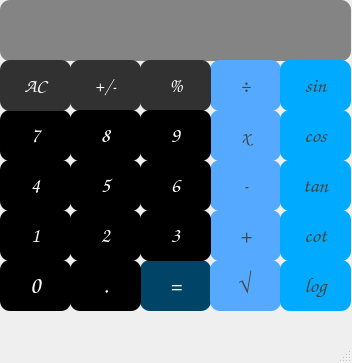
<?xml version="1.0" encoding="UTF-8"?>
<ui version="4.0">
 <class>MainWindow</class>
 <widget class="QMainWindow" name="MainWindow">
  <property name="geometry">
   <rect>
    <x>0</x>
    <y>0</y>
    <width>352</width>
    <height>363</height>
   </rect>
  </property>
  <property name="windowTitle">
   <string>MainWindow</string>
  </property>
  <property name="styleSheet">
   <string notr="true">color: rgb(70, 70, 70);</string>
  </property>
  <widget class="QWidget" name="centralwidget">
   <widget class="QLineEdit" name="tb">
    <property name="geometry">
     <rect>
      <x>0</x>
      <y>0</y>
      <width>351</width>
      <height>61</height>
     </rect>
    </property>
    <property name="font">
     <font>
      <family>Comic Sans MS</family>
      <pointsize>12</pointsize>
     </font>
    </property>
    <property name="styleSheet">
     <string notr="true">background-color: rgb(132, 132, 132);
border-top-left-radius:10px;
border-top-right-radius:10px;
border-bottom-right-radius:10px;
border-bottom-left-radius:10px;</string>
    </property>
   </widget>
   <widget class="QPushButton" name="btn_equal">
    <property name="geometry">
     <rect>
      <x>140</x>
      <y>260</y>
      <width>71</width>
      <height>51</height>
     </rect>
    </property>
    <property name="font">
     <font>
      <family>Comic Sans MS</family>
      <pointsize>18</pointsize>
     </font>
    </property>
    <property name="styleSheet">
     <string notr="true">color: rgb(255, 255, 255);
background-color: rgb(0, 69, 104);
border-top-left-radius:10px;
border-top-right-radius:10px;
border-bottom-right-radius:10px;
border-bottom-left-radius:10px;</string>
    </property>
    <property name="text">
     <string>=</string>
    </property>
   </widget>
   <widget class="QPushButton" name="btn_add">
    <property name="geometry">
     <rect>
      <x>210</x>
      <y>210</y>
      <width>71</width>
      <height>51</height>
     </rect>
    </property>
    <property name="font">
     <font>
      <family>Comic Sans MS</family>
      <pointsize>18</pointsize>
     </font>
    </property>
    <property name="contextMenuPolicy">
     <enum>Qt::DefaultContextMenu</enum>
    </property>
    <property name="styleSheet">
     <string notr="true">background-color: rgb(85, 170, 255);
border-top-left-radius:10px;
border-top-right-radius:10px;
border-bottom-right-radius:10px;
border-bottom-left-radius:10px;</string>
    </property>
    <property name="text">
     <string>+</string>
    </property>
   </widget>
   <widget class="QPushButton" name="btn_sub">
    <property name="geometry">
     <rect>
      <x>210</x>
      <y>160</y>
      <width>71</width>
      <height>51</height>
     </rect>
    </property>
    <property name="font">
     <font>
      <family>Comic Sans MS</family>
      <pointsize>16</pointsize>
      <bold>true</bold>
     </font>
    </property>
    <property name="styleSheet">
     <string notr="true">background-color: rgb(85, 170, 255);
border-top-left-radius:10px;
border-top-right-radius:10px;
border-bottom-right-radius:10px;
border-bottom-left-radius:10px;</string>
    </property>
    <property name="text">
     <string>-</string>
    </property>
   </widget>
   <widget class="QPushButton" name="btn_mul">
    <property name="geometry">
     <rect>
      <x>210</x>
      <y>110</y>
      <width>71</width>
      <height>51</height>
     </rect>
    </property>
    <property name="font">
     <font>
      <family>Comic Sans MS</family>
      <pointsize>16</pointsize>
     </font>
    </property>
    <property name="styleSheet">
     <string notr="true">background-color: rgb(85, 170, 255);
border-top-left-radius:10px;
border-top-right-radius:10px;
border-bottom-right-radius:10px;
border-bottom-left-radius:10px;</string>
    </property>
    <property name="text">
     <string>x</string>
    </property>
   </widget>
   <widget class="QPushButton" name="btn_div">
    <property name="geometry">
     <rect>
      <x>210</x>
      <y>60</y>
      <width>71</width>
      <height>51</height>
     </rect>
    </property>
    <property name="font">
     <font>
      <family>Comic Sans MS</family>
      <pointsize>16</pointsize>
     </font>
    </property>
    <property name="styleSheet">
     <string notr="true">background-color: rgb(85, 170, 255);
border-top-left-radius:10px;
border-top-right-radius:10px;
border-bottom-right-radius:10px;
border-bottom-left-radius:10px;</string>
    </property>
    <property name="text">
     <string>÷</string>
    </property>
   </widget>
   <widget class="QPushButton" name="btn_rem">
    <property name="geometry">
     <rect>
      <x>140</x>
      <y>60</y>
      <width>71</width>
      <height>51</height>
     </rect>
    </property>
    <property name="font">
     <font>
      <family>Comic Sans MS</family>
      <pointsize>16</pointsize>
     </font>
    </property>
    <property name="styleSheet">
     <string notr="true">background-color: rgb(49, 49, 49);
color: rgb(255, 255, 255);
border-top-left-radius:10px;
border-top-right-radius:10px;
border-bottom-right-radius:10px;
border-bottom-left-radius:10px;</string>
    </property>
    <property name="text">
     <string>%</string>
    </property>
   </widget>
   <widget class="QPushButton" name="btn_dot">
    <property name="geometry">
     <rect>
      <x>70</x>
      <y>260</y>
      <width>71</width>
      <height>51</height>
     </rect>
    </property>
    <property name="font">
     <font>
      <family>Comic Sans MS</family>
      <pointsize>18</pointsize>
      <bold>true</bold>
     </font>
    </property>
    <property name="styleSheet">
     <string notr="true">background-color: rgb(0, 0, 0);
color: rgb(255, 255, 255);
border-top-left-radius:10px;
border-top-right-radius:10px;
border-bottom-right-radius:10px;
border-bottom-left-radius:10px;</string>
    </property>
    <property name="text">
     <string>.</string>
    </property>
   </widget>
   <widget class="QPushButton" name="btn3">
    <property name="geometry">
     <rect>
      <x>140</x>
      <y>210</y>
      <width>71</width>
      <height>51</height>
     </rect>
    </property>
    <property name="font">
     <font>
      <family>Comic Sans MS</family>
      <pointsize>16</pointsize>
     </font>
    </property>
    <property name="styleSheet">
     <string notr="true">background-color: rgb(0, 0, 0);
color: rgb(255, 255, 255);
border-top-left-radius:10px;
border-top-right-radius:10px;
border-bottom-right-radius:10px;
border-bottom-left-radius:10px;</string>
    </property>
    <property name="text">
     <string>3</string>
    </property>
   </widget>
   <widget class="QPushButton" name="btn0">
    <property name="geometry">
     <rect>
      <x>0</x>
      <y>260</y>
      <width>71</width>
      <height>51</height>
     </rect>
    </property>
    <property name="font">
     <font>
      <family>Comic Sans MS</family>
      <pointsize>18</pointsize>
      <bold>false</bold>
     </font>
    </property>
    <property name="styleSheet">
     <string notr="true">background-color: rgb(0, 0, 0);
color: rgb(255, 255, 255);
border-top-left-radius:10px;
border-top-right-radius:10px;
border-bottom-right-radius:10px;
border-bottom-left-radius:10px;</string>
    </property>
    <property name="text">
     <string>0</string>
    </property>
   </widget>
   <widget class="QPushButton" name="btn9">
    <property name="geometry">
     <rect>
      <x>140</x>
      <y>110</y>
      <width>71</width>
      <height>51</height>
     </rect>
    </property>
    <property name="font">
     <font>
      <family>Comic Sans MS</family>
      <pointsize>16</pointsize>
     </font>
    </property>
    <property name="styleSheet">
     <string notr="true">background-color: rgb(0, 0, 0);
color: rgb(255, 255, 255);
border-top-left-radius:10px;
border-top-right-radius:10px;
border-bottom-right-radius:10px;
border-bottom-left-radius:10px;</string>
    </property>
    <property name="text">
     <string>9</string>
    </property>
   </widget>
   <widget class="QPushButton" name="btn6">
    <property name="geometry">
     <rect>
      <x>140</x>
      <y>160</y>
      <width>71</width>
      <height>51</height>
     </rect>
    </property>
    <property name="font">
     <font>
      <family>Comic Sans MS</family>
      <pointsize>16</pointsize>
     </font>
    </property>
    <property name="styleSheet">
     <string notr="true">background-color: rgb(0, 0, 0);
color: rgb(255, 255, 255);
border-top-left-radius:10px;
border-top-right-radius:10px;
border-bottom-right-radius:10px;
border-bottom-left-radius:10px;</string>
    </property>
    <property name="text">
     <string>6</string>
    </property>
   </widget>
   <widget class="QPushButton" name="btn_sign">
    <property name="geometry">
     <rect>
      <x>70</x>
      <y>60</y>
      <width>71</width>
      <height>51</height>
     </rect>
    </property>
    <property name="font">
     <font>
      <family>Comic Sans MS</family>
      <pointsize>14</pointsize>
     </font>
    </property>
    <property name="styleSheet">
     <string notr="true">background-color: rgb(49, 49, 49);
color: rgb(255, 255, 255);
border-top-left-radius:10px;
border-top-right-radius:10px;
border-bottom-right-radius:10px;
border-bottom-left-radius:10px;</string>
    </property>
    <property name="text">
     <string>+/-</string>
    </property>
   </widget>
   <widget class="QPushButton" name="btn2">
    <property name="geometry">
     <rect>
      <x>70</x>
      <y>210</y>
      <width>71</width>
      <height>51</height>
     </rect>
    </property>
    <property name="font">
     <font>
      <family>Comic Sans MS</family>
      <pointsize>16</pointsize>
      <bold>false</bold>
     </font>
    </property>
    <property name="styleSheet">
     <string notr="true">background-color: rgb(0, 0, 0);
color: rgb(255, 255, 255);
border-top-left-radius:10px;
border-top-right-radius:10px;
border-bottom-right-radius:10px;
border-bottom-left-radius:10px;</string>
    </property>
    <property name="text">
     <string>2</string>
    </property>
   </widget>
   <widget class="QPushButton" name="btn5">
    <property name="geometry">
     <rect>
      <x>70</x>
      <y>160</y>
      <width>71</width>
      <height>51</height>
     </rect>
    </property>
    <property name="font">
     <font>
      <family>Comic Sans MS</family>
      <pointsize>16</pointsize>
     </font>
    </property>
    <property name="styleSheet">
     <string notr="true">background-color: rgb(0, 0, 0);
color: rgb(255, 255, 255);
border-top-left-radius:10px;
border-top-right-radius:10px;
border-bottom-right-radius:10px;
border-bottom-left-radius:10px;</string>
    </property>
    <property name="text">
     <string>5</string>
    </property>
   </widget>
   <widget class="QPushButton" name="btn8">
    <property name="geometry">
     <rect>
      <x>70</x>
      <y>110</y>
      <width>71</width>
      <height>51</height>
     </rect>
    </property>
    <property name="font">
     <font>
      <family>Comic Sans MS</family>
      <pointsize>16</pointsize>
     </font>
    </property>
    <property name="styleSheet">
     <string notr="true">background-color: rgb(0, 0, 0);
color: rgb(255, 255, 255);
border-top-left-radius:10px;
border-top-right-radius:10px;
border-bottom-right-radius:10px;
border-bottom-left-radius:10px;</string>
    </property>
    <property name="text">
     <string>8</string>
    </property>
   </widget>
   <widget class="QPushButton" name="btn1">
    <property name="geometry">
     <rect>
      <x>0</x>
      <y>210</y>
      <width>71</width>
      <height>51</height>
     </rect>
    </property>
    <property name="font">
     <font>
      <family>Comic Sans MS</family>
      <pointsize>16</pointsize>
      <bold>false</bold>
     </font>
    </property>
    <property name="styleSheet">
     <string notr="true">background-color: rgb(0, 0, 0);
color: rgb(255, 255, 255);
border-top-left-radius:10px;
border-top-right-radius:10px;
border-bottom-right-radius:10px;
border-bottom-left-radius:10px;</string>
    </property>
    <property name="text">
     <string>1</string>
    </property>
   </widget>
   <widget class="QPushButton" name="btn4">
    <property name="geometry">
     <rect>
      <x>0</x>
      <y>160</y>
      <width>71</width>
      <height>51</height>
     </rect>
    </property>
    <property name="font">
     <font>
      <family>Comic Sans MS</family>
      <pointsize>16</pointsize>
     </font>
    </property>
    <property name="styleSheet">
     <string notr="true">background-color: rgb(0, 0, 0);
color: rgb(255, 255, 255);
border-top-left-radius:10px;
border-top-right-radius:10px;
border-bottom-right-radius:10px;
border-bottom-left-radius:10px;</string>
    </property>
    <property name="text">
     <string>4</string>
    </property>
   </widget>
   <widget class="QPushButton" name="btn7">
    <property name="geometry">
     <rect>
      <x>0</x>
      <y>110</y>
      <width>71</width>
      <height>51</height>
     </rect>
    </property>
    <property name="font">
     <font>
      <family>Comic Sans MS</family>
      <pointsize>16</pointsize>
     </font>
    </property>
    <property name="styleSheet">
     <string notr="true">background-color: rgb(0, 0, 0);
color: rgb(255, 255, 255);
border-top-left-radius:10px;
border-top-right-radius:10px;
border-bottom-right-radius:10px;
border-bottom-left-radius:10px;</string>
    </property>
    <property name="text">
     <string>7</string>
    </property>
   </widget>
   <widget class="QPushButton" name="btn_ac">
    <property name="geometry">
     <rect>
      <x>0</x>
      <y>60</y>
      <width>71</width>
      <height>51</height>
     </rect>
    </property>
    <property name="font">
     <font>
      <family>Comic Sans MS</family>
      <pointsize>14</pointsize>
     </font>
    </property>
    <property name="styleSheet">
     <string notr="true">background-color: rgb(49, 49, 49);
color: rgb(255, 255, 255);
border-top-left-radius:10px;
border-top-right-radius:10px;
border-bottom-right-radius:10px;
border-bottom-left-radius:10px;</string>
    </property>
    <property name="text">
     <string>AC</string>
    </property>
   </widget>
   <widget class="QPushButton" name="btn_sqrt">
    <property name="geometry">
     <rect>
      <x>210</x>
      <y>260</y>
      <width>71</width>
      <height>51</height>
     </rect>
    </property>
    <property name="font">
     <font>
      <family>Comic Sans MS</family>
      <pointsize>18</pointsize>
     </font>
    </property>
    <property name="styleSheet">
     <string notr="true">background-color: rgb(85, 170, 255);
border-top-left-radius:10px;
border-top-right-radius:10px;
border-bottom-right-radius:10px;
border-bottom-left-radius:10px;</string>
    </property>
    <property name="text">
     <string>√</string>
    </property>
   </widget>
   <widget class="QPushButton" name="btn_sin">
    <property name="geometry">
     <rect>
      <x>280</x>
      <y>60</y>
      <width>71</width>
      <height>51</height>
     </rect>
    </property>
    <property name="font">
     <font>
      <family>Comic Sans MS</family>
      <pointsize>16</pointsize>
     </font>
    </property>
    <property name="styleSheet">
     <string notr="true">background-color: rgb(0, 170, 255);
border-top-left-radius:10px;
border-top-right-radius:10px;
border-bottom-right-radius:10px;
border-bottom-left-radius:10px;</string>
    </property>
    <property name="text">
     <string>sin</string>
    </property>
   </widget>
   <widget class="QPushButton" name="btn_cos">
    <property name="geometry">
     <rect>
      <x>280</x>
      <y>110</y>
      <width>71</width>
      <height>51</height>
     </rect>
    </property>
    <property name="font">
     <font>
      <family>Comic Sans MS</family>
      <pointsize>16</pointsize>
     </font>
    </property>
    <property name="styleSheet">
     <string notr="true">background-color: rgb(0, 170, 255);
border-top-left-radius:10px;
border-top-right-radius:10px;
border-bottom-right-radius:10px;
border-bottom-left-radius:10px;</string>
    </property>
    <property name="text">
     <string>cos</string>
    </property>
   </widget>
   <widget class="QPushButton" name="btn_tan">
    <property name="geometry">
     <rect>
      <x>280</x>
      <y>160</y>
      <width>71</width>
      <height>51</height>
     </rect>
    </property>
    <property name="font">
     <font>
      <family>Comic Sans MS</family>
      <pointsize>16</pointsize>
     </font>
    </property>
    <property name="styleSheet">
     <string notr="true">background-color: rgb(0, 170, 255);
border-top-left-radius:10px;
border-top-right-radius:10px;
border-bottom-right-radius:10px;
border-bottom-left-radius:10px;</string>
    </property>
    <property name="text">
     <string>tan</string>
    </property>
   </widget>
   <widget class="QPushButton" name="btn_cot">
    <property name="geometry">
     <rect>
      <x>280</x>
      <y>210</y>
      <width>71</width>
      <height>51</height>
     </rect>
    </property>
    <property name="font">
     <font>
      <family>Comic Sans MS</family>
      <pointsize>16</pointsize>
     </font>
    </property>
    <property name="styleSheet">
     <string notr="true">background-color: rgb(0, 170, 255);
border-top-left-radius:10px;
border-top-right-radius:10px;
border-bottom-right-radius:10px;
border-bottom-left-radius:10px;</string>
    </property>
    <property name="text">
     <string>cot</string>
    </property>
   </widget>
   <widget class="QPushButton" name="btn_log">
    <property name="geometry">
     <rect>
      <x>280</x>
      <y>260</y>
      <width>71</width>
      <height>51</height>
     </rect>
    </property>
    <property name="font">
     <font>
      <family>Comic Sans MS</family>
      <pointsize>16</pointsize>
     </font>
    </property>
    <property name="styleSheet">
     <string notr="true">background-color: rgb(0, 170, 255);
border-top-left-radius:10px;
border-top-right-radius:10px;
border-bottom-right-radius:10px;
border-bottom-left-radius:10px;</string>
    </property>
    <property name="text">
     <string>log</string>
    </property>
   </widget>
  </widget>
  <widget class="QMenuBar" name="menubar">
   <property name="geometry">
    <rect>
     <x>0</x>
     <y>0</y>
     <width>352</width>
     <height>22</height>
    </rect>
   </property>
  </widget>
  <widget class="QStatusBar" name="statusbar"/>
 </widget>
 <resources/>
 <connections/>
</ui>
